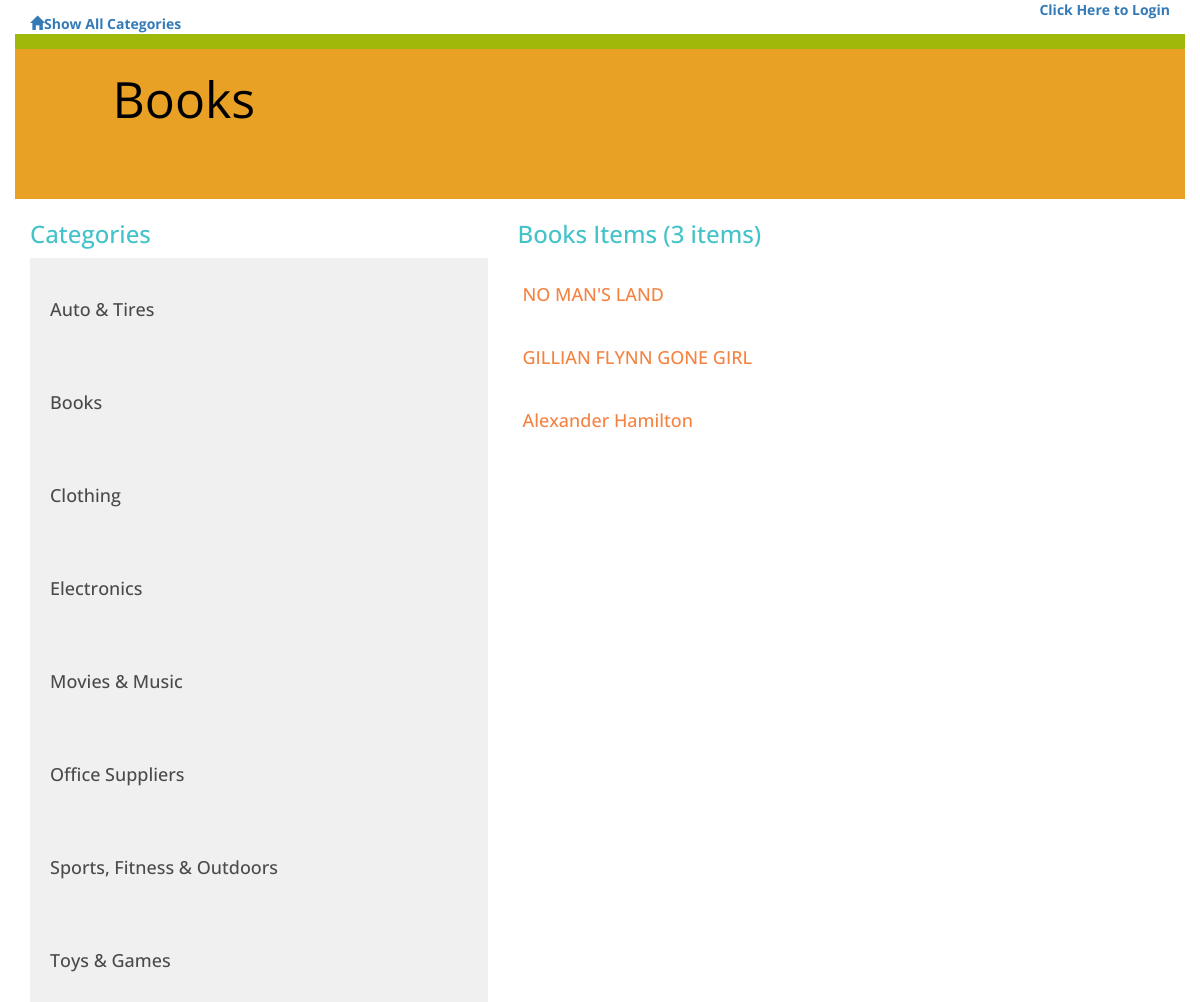
Screenshot of /categories/7/category/ with the database file from the repository.
### catalog_database.py (models this page shows, shortened)
class Categories(Base):
    __tablename__ = 'category'
    id = Column(Integer, primary_key=True)
    name = Column(String(250), nullable=False)
    user_id = Column(Integer, ForeignKey('user.id'))
    user = relationship(User)

class Items(Base):
    __tablename__ = 'category_items'
    name = Column(String(80), nullable=False)
    id = Column(Integer, primary_key=True)
    description = Column(String(300))
    picture = Column(String(250))
    price = Column(String(8))
    created_date = Column(DateTime, default=datetime.datetime.utcnow)
    category_id = Column(Integer, ForeignKey('category.id'))
    category = relationship(Categories)
    user_id = Column(Integer, ForeignKey('user.id'))
    user = relationship(User)

### project.py (the view)
@app.route('/categories/<int:category_id>/')
@app.route('/categories/<int:category_id>/category/')
def showCategory(category_id):
    categories = session.query(Categories).order_by(asc(Categories.name))
    category = session.query(Categories).filter_by(id=category_id).one()
    items = session.query(Items).filter_by(category_id=category_id).all()
    count_item = session.query(Items).filter_by(category_id=category_id).count()
    logged_in = 'username' in login_session
    if 'username' not in login_session:
        return render_template('publicSpecificCategory.html', categories=categories, items=items,
                               category=category, logged_in=logged_in, count=count_item)
    else:
        return render_template('specificCategory.html', categories=categories, items=items,
                               category=category, logged_in=logged_in, username=login_session['username'],
                               count=count_item)

### templates/publicSpecificCategory.html (shortened to what this page needs)
{% extends "base.html" %}
{% block content %}
{% include "header.html" %}
    <div class="row divider green">
        <div class="col-md-12"></div>
    </div>
    <div class="row banner menu">
        <div class="col-md-11 col-md-offset-1 padding-none">
            <h1>{{category.name}}</h1>
        </div>
    </div>
        <div class="row sub-main">
            <div class="col-md-5">
                <h2>Categories</h2>
                {% for cat in categories %}
                <a href="{{url_for('showCategory', category_id = cat.id)}}">
                <div class="category-list">
                <h3>{{cat.name}}</h3>
                </div>
                </a>
                {% endfor %}
            </div>
            <div class="col-md-7">
                <h2>{{category.name}} Items ({{count}} items)</h2>
                {% for item in items %}
                <a href="{{url_for('showItem', category_id = category.id, item_id = item.id)}}">
                <div class="item-list">
                <h3>{{item.name}}</h3>
                </div>
                </a>
                {% endfor %}
            </div>
        </div>
{% endblock %}

### static/style.css (style rules this page uses)
* { font-family: 'Open Sans', sans-serif; font-weight: 700; }
h1 { font-family: 'Open Sans', Helvetica, Arial, sans-serif; font-size: 50px; color: #000000; line-height: 60px; font-weight: 400; }
h2 { font-size: 24px; color: #42C3C9; line-height: 29px; }
h3 { font-size: 18px; color: #4A4A4A; line-height: 23px; }
.padding-none { padding: 0; }
.divider { height: 15px; }
.divider.green { background-color: #9FB80A; }
.banner.menu { height: 150px; background-color: #e8a025; }
.category-list { background-color: #F0F0F0; padding: 20px; }
.item-list { padding: 5px; }
.item-list h3 { color: #f48342; }

### rows the page displays
Categories: name "Books"
Categories: name "Auto & Tires"
Categories: name "Clothing"
Categories: name "Electronics"
Categories: name "Movies & Music"
Categories: name "Office Suppliers"
Categories: name "Sports, Fitness & Outdoors"
Categories: name "Toys & Games"
Items: name "NO MAN'S LAND"
Items: name "GILLIAN FLYNN GONE GIRL"
Items: name "Alexander Hamilton"

### other values shown
{{ count }} "3"
